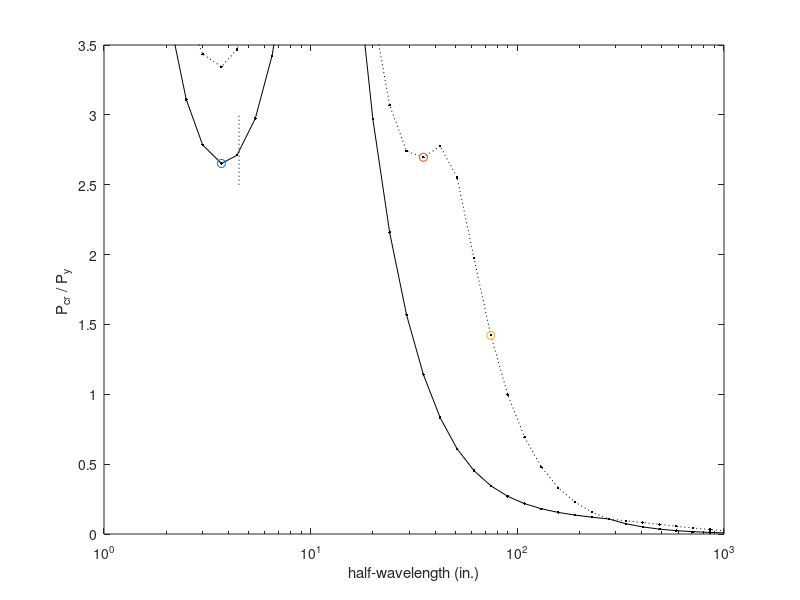

MATLAB code to generate this figure: (Note: this script raises an error after producing the figure.)
%BWS
%May 2005
%Post-processing an analysis
%
clear all
close all
%
currentlocation=['c:\ben\cufsm\cufsm_working\cufsm3\source'];
addpath([currentlocation]);
addpath([currentlocation,'\analysis']);
addpath([currentlocation,'\analysis\GBTconstraints']);
addpath([currentlocation,'\helpers']);
addpath([currentlocation,'\interface']);
addpath([currentlocation,'\plotters']);
%
%minimum inputs
load hat_P
Fy=50;
b=4.5;
length_index_plotted=[13 25 29]
label=['Hat section (AISI 2002 Ex. I-13)'];
%
%Figures
figure(1)
semilogx(curve(:,1),curve(:,2),'k.-')
hold on,semilogx(curve(:,1,2),curve(:,2,2),'k.:')
axis([1 1000 0 3.5])
hold on,plot([b b],[2.5 3.0],'k:'),hold off
xlabel('half-wavelength (in.)')
ylabel('P_{cr} / P_y ') 
hold on
semilogx(curve(length_index_plotted(1),1),curve(length_index_plotted(1),2),'o')
semilogx(curve(length_index_plotted(2),1,2),curve(length_index_plotted(2),2,2),'o')
semilogx(curve(length_index_plotted(3),1,2),curve(length_index_plotted(3),2,2),'o')
hold off
%embelish the plot a bit with the cross-section
scale=1;
[A,xcg,zcg,Ixx,Izz,Ixz,thetap,I11,I22]=grosprop(node,elem);
unsymm=0;
[Py,Mxx_y,Mzz_y,M11_y,M22_y]=yieldMP(node,Fy,A,xcg,zcg,Ixx,Izz,Ixz,thetap,I11,I22,unsymm)
%flags:[node# element# mat# stress# stresspic coord constraints springs origin] 1 means show
flags=[0 0 0 0 0 0 1 1 1]; %these flags control what is plotted, node#, elem#
axesnum=axes('Units','normalized','Position',[0.6 0.6 0.25 0.25],'visible','off');
strespic(node,elem,axesnum,scale)
%crossect(node,elem,axesnum,springs,constraints,flags)
%propplot(node,elem,xcg,zcg,thetap,axesnum)
title(label)
text(b/2,1.5,['P_y=',num2str(Py,'%4.2f'),'kips']);
%
%and with the mode shapes
scale=1;
modeindex=1;
undefv=1;
scale=1;
springs=0;
%local
axesshape=axes('Units','normalized','Position',[0.15 0.4 0.2 0.2],'visible','off');
scale=1;
lengthindex=length_index_plotted(1);
dispshap(undefv,node,elem,shapes(:,lengthindex,modeindex),axesshape,scale,springs);
title(['Local P_{cr}/P_y=',num2str(curve(lengthindex,2),'%2.2f')])
%Distortional deom mode 2
modeindex=2;
axesshape=axes('Units','normalized','Position',[0.3 0.1 0.2 0.2],'visible','off');
scale=1;
lengthindex=length_index_plotted(2);
dispshap(undefv,node,elem,shapes(:,lengthindex,modeindex),axesshape,scale,springs);
title(['Flexural-torsional'])
title(['Distortional P_{cr}/P_y=',num2str(curve(lengthindex,2,2),'%2.2f')])
%Flexural (mode 2)
modeindex=2;
axesshape=axes('Units','normalized','Position',[0.7 0.15 0.2 0.2],'visible','off');
scale=1;
lengthindex=length_index_plotted(3);
dispshap(undefv,node,elem,shapes(:,lengthindex,modeindex),axesshape,scale,springs);
title('Flexural')
%title(['Lateral-torsional M_{cr}/M_y=',num2str(curve(lengthindex,2),'%2.2f')])


